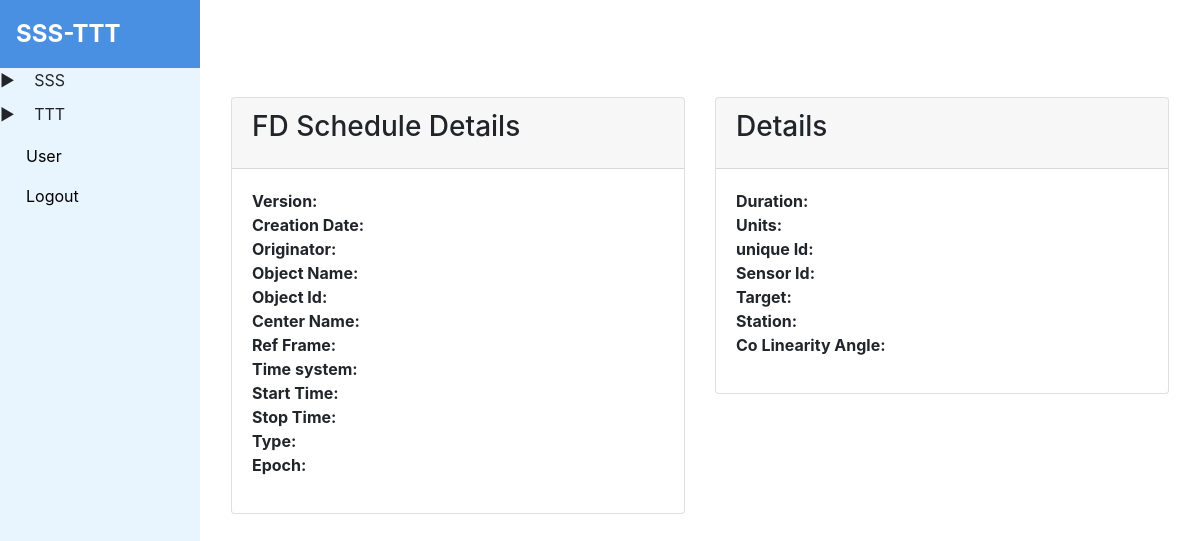
/fd_schedules/6 (signed in), run on an earlier commit of the app's database.
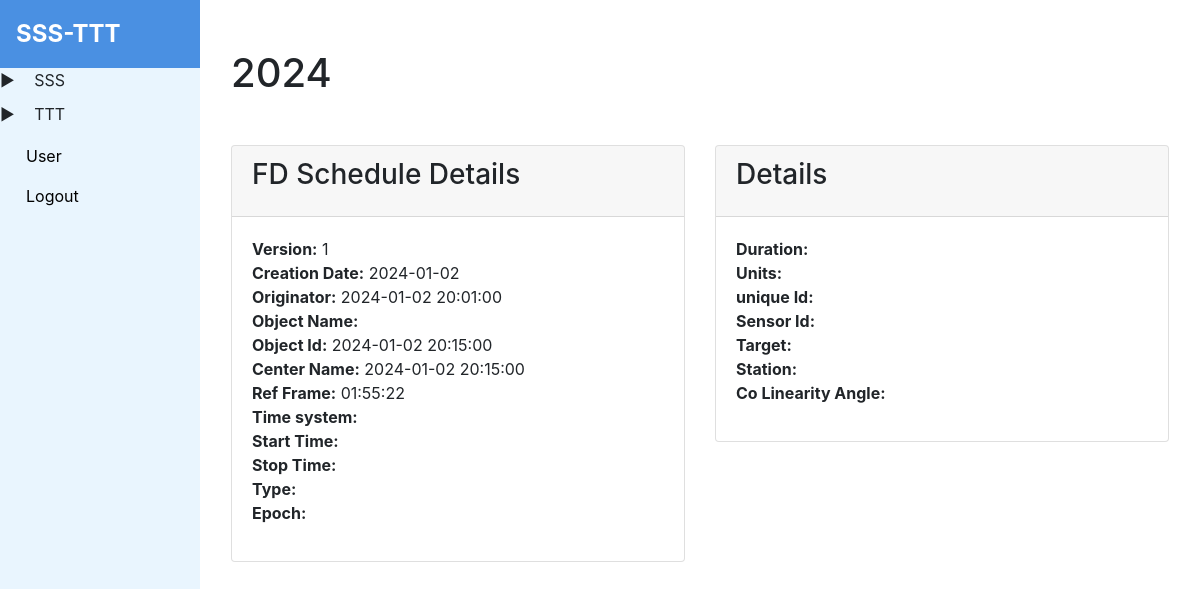
And on a later commit of the database.
### tables this page shows
CREATE TABLE 't_fd_schedule' (
        id INTEGER PRIMARY KEY AUTOINCREMENT,
        year INTEGER,
        day INTEGER,
        date DATE,
        penumbra_entry DATETIME NOT NULL,
        penumbra_exit DATETIME,
        umbra_entry DATETIME,
        umbra_exit DATETIME,
        duration VARCHAR(1000)
    );

### app.py (the view)
@app.route('/fd_schedules/<int:fd_schedule_id>')
@check_login
def fd_schedule_detail(fd_schedule_id):
    data = get_record_by_table_name('t_fd_schedule', fd_schedule_id)
    return render_template('fd_schedule/fd_schedule_detail.html', fd_schedule=data, is_admin = session.get('user'))

### app.py (called while the page is built)
def check_login(f):
    @wraps(f)
    def decorated_function(*args, **kwargs):
        if session.get('user') is None:
            return redirect(url_for('login'))
        return f(*args, **kwargs)
    return decorated_function

### db_helper.py (called while the page is built)
def get_record_by_table_name(table_name: str, record_id: int):
    cursor = conn.cursor()
    cursor.execute(f'SELECT * FROM {table_name} WHERE id = {record_id}')
    result = cursor.fetchone()
    cursor.close()
    return result

### templates/fd_schedule/fd_schedule_detail.html (shortened to what this page needs)
{% extends 'base.html' %}
{% block content %}
  <div class="container my-5">
    <div class="row">
      <div class="col-12">
        <h1 class="text-start mb-5">{{ fd_schedule[1] }}
        </h1>
      </div>
    </div>
    <div class="row">
      <div class="col-md-6">
        <div class="card mb-4">
          <div class="card-header">
            <h3 class="card-title">FD Schedule Details</h3>
          </div>
          <div class="card-body">
            <ul class="list-unstyled">
              <li><strong>Version:</strong> {{ fd_schedule[2] }}</li>
              <li><strong>Creation Date:</strong> {{ fd_schedule[3] }}</li>
              <li><strong>Originator:</strong> {{ fd_schedule[4] }}</li>
              <li><strong>Object Name:</strong> {{ fd_schedule[5] }}</li>
              <li><strong>Object Id:</strong> {{ fd_schedule[6] }}</li>
              <li><strong>Center Name:</strong> {{ fd_schedule[7] }}</li>
              <li><strong>Ref Frame:</strong> {{ fd_schedule[8] }}</li>
              <li><strong>Time system:</strong> {{ fd_schedule[9] }}</li>
              <li><strong>Start Time:</strong> {{ fd_schedule[10] }}</li>
              <li><strong>Stop Time:</strong> {{ fd_schedule[11] }}</li>
              <li><strong>Type:</strong> {{ fd_schedule[12] }}</li>
              <li><strong>Epoch:</strong> {{ fd_schedule[13] }}</li>
            </ul>
          </div>
        </div>
      </div>
      <div class="col-md-6">
        <div class="card mb-4">
          <div class="card-header">
            <h3 class="card-title">Details</h3>
          </div>
          <div class="card-body">
            <ul class="list-unstyled">
              <li><strong>Duration:</strong> {{ fd_schedule[14] }}</li>
              <li><strong>Units:</strong> {{ fd_schedule[15] }}</li>
              <li><strong>unique Id:</strong> {{ fd_schedule[16] }}</li>
              <li><strong>Sensor Id:</strong> {{ fd_schedule[17] }}</li>
              <li><strong>Target:</strong> {{ fd_schedule[18] }}</li>
              <li><strong>Station:</strong> {{ fd_schedule[19] }}</li>
              <li><strong>Co Linearity Angle:</strong> {{ fd_schedule[20] }}</li>
            </ul>
          </div>
        </div>
      </div>
    </div>
  </div>
{% endblock %}

What changed in the data, as far as the page shows it:
added t_fd_schedule: year "2024", day "1", date "2024-01-02", penumbra_entry "2024-01-02 20:01:00", umbra_entry "2024-01-02 20:15:00", umbra_exit "2024-01-02 20:15:00", duration "01:55:22"
